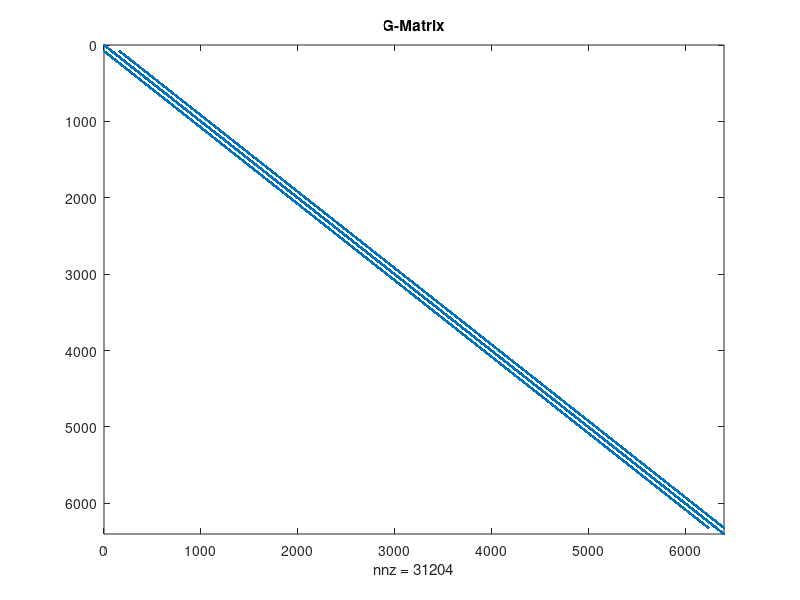
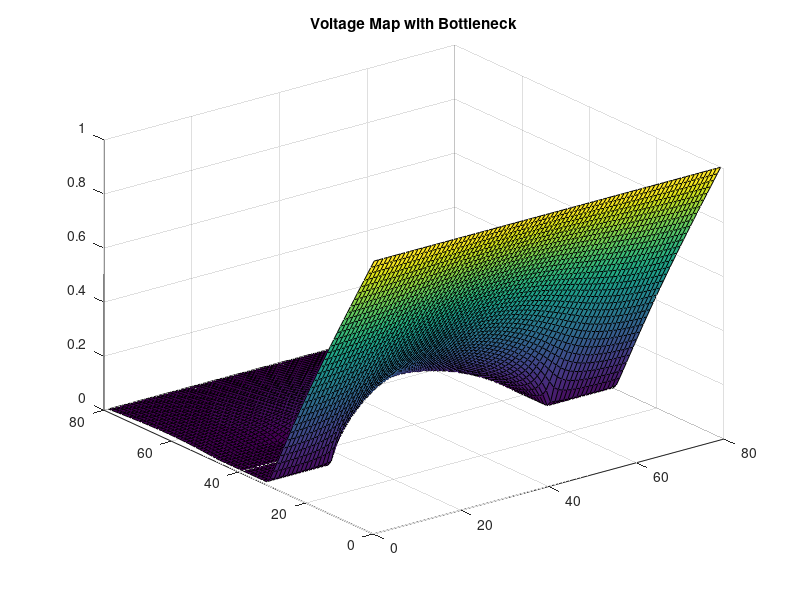
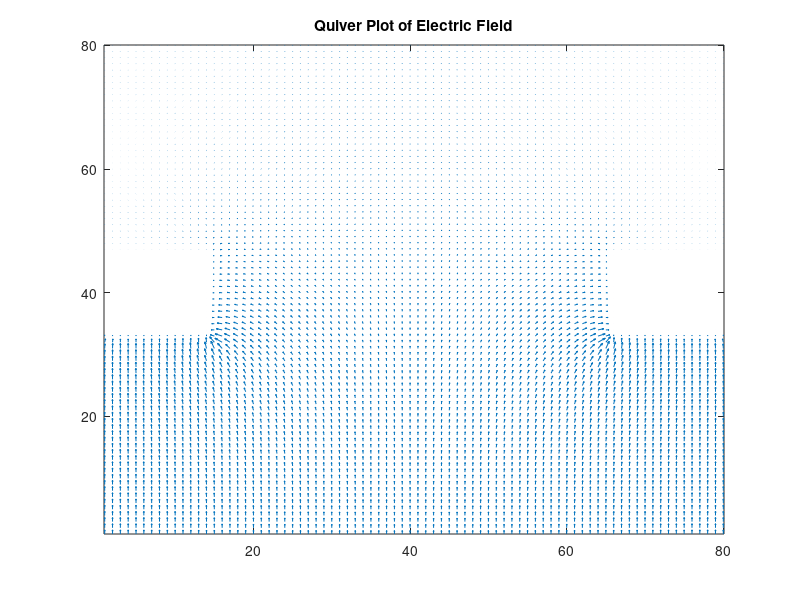

The MATLAB script that drew these images, in order:
%Peter Al-Ahmar, 100961570
%Assignment 3- Continued
clearvars
close all

%Question 2

x = 80;
y = 80;

G = sparse((x *y), (x*y));
V = zeros(1,(x *y));
Vo = 1;

conductivity1 = 1; %outside
conductivity2 = 1e-2; %inside

box1 = [(x* 2/5), (x* 3/5), y , (y *4/5)]; %lower box
box2 = [(x* 2/5), (x* 3/5),0, (y *1/5)]; %top box


%Matrix G

for i = 1:x
    for j = 1:y
        
        n = j+(i-1) *y;
        
        if i==x
            G(n,:) = 0;
            G(n,n) = 1;

        elseif i==1
            G(n,:) = 0;  
            G(n,n) = 1;
            V(1,n) = Vo; 
            
        elseif j ==1 && i>1 && i<x
            
            if i == box1(1)
                G(n,n) = -3;
                G(n,n+1) = conductivity2;
                G(n,n+y) = conductivity2;
                G(n,n-y) = conductivity1;  
            elseif i == box1(2)
                G(n,n) = -3;
                G(n,n+1) = conductivity2;
                G(n,n+y) = conductivity1;
                G(n,n-y) = conductivity2;  
            elseif (i >box1(1) && i< box1(2))
                G(n,n) = -3;
                G(n,n+1) = conductivity2;
                G(n,n+y) = conductivity2;
                G(n,n-y) = conductivity2;  
            else
                G(n,n) = -3;
                G(n,n+1) = conductivity1;
                G(n,n+y) = conductivity1;
                G(n,n-y) = conductivity1;  
                
            end
            
        elseif j ==y && i >1 && i <x
            
            if i == box1(1)
                G(n,n) = -3;
                G(n, n-1) = conductivity2;
                G(n,n+y) = conductivity2;
                G(n,n-y) = conductivity1;
            elseif i == box1(2)
                G(n,n) = -3;
                G(n, n-1) = conductivity2;
                G(n,n+y) = conductivity1;
                G(n,n-y) = conductivity2;
            elseif(i >box1(1)&& i <box1(2))
                G(n,n) = -3;
                G(n, n-1) = conductivity2;
                G(n,n+y) = conductivity2;
                G(n,n-y) = conductivity2;
            else
                G(n,n) = -3;
                G(n, n-1) = conductivity1;
                G(n,n+y) = conductivity1;
                G(n,n-y) = conductivity1;
            end
        else
            if i == box1(1) && (j < box2(4) || (j > box1(4)))
                G(n,n) = -4;
                G(n,n+1) = conductivity2;  
                G(n,n-1) = conductivity2;
                G(n, n+y) = conductivity2;
                G(n,n-y) = conductivity1;
            elseif i == box1(2) && (j < box2(4) || (j > box1(4)))
                G(n,n) = -4;
                G(n,n+1) = conductivity2;  
                G(n,n-1) = conductivity2;
                G(n, n+y) = conductivity1;
                G(n,n-y) = conductivity2;
            elseif i > box1(1) && i <box1(2) && (j < box2(4) || (j > box1(4)))
                G(n,n) = -4;
                G(n,n+1) = conductivity2;  
                G(n,n-1) = conductivity2;
                G(n, n+y) = conductivity2;
                G(n,n-y) = conductivity2;
            else 
                G(n,n) = -4;
                G(n,n+1) = conductivity1;  
                G(n,n-1) = conductivity1;
                G(n, n+y) = conductivity1;
                G(n,n-y) = conductivity1;
            end      
        end
    end 
end

figure(1);
spy(G);
title('G-Matrix');
solution1 = G\V';

act = zeros(x,y);

for i =1:x
    for j = 1:y
        n = j+(i-1) * y;
        act(i,j) = solution1(n);
    end
end

figure(2);
surf(act);
title('Voltage Map with Bottleneck');

[Efx,Efy] = gradient(act);
Efx = -Efx';
Efy = -Efy';

figure(3)
quiver(Efx',Efy');
axis tight
title('Quiver Plot of Electric Field')

%Question 3

